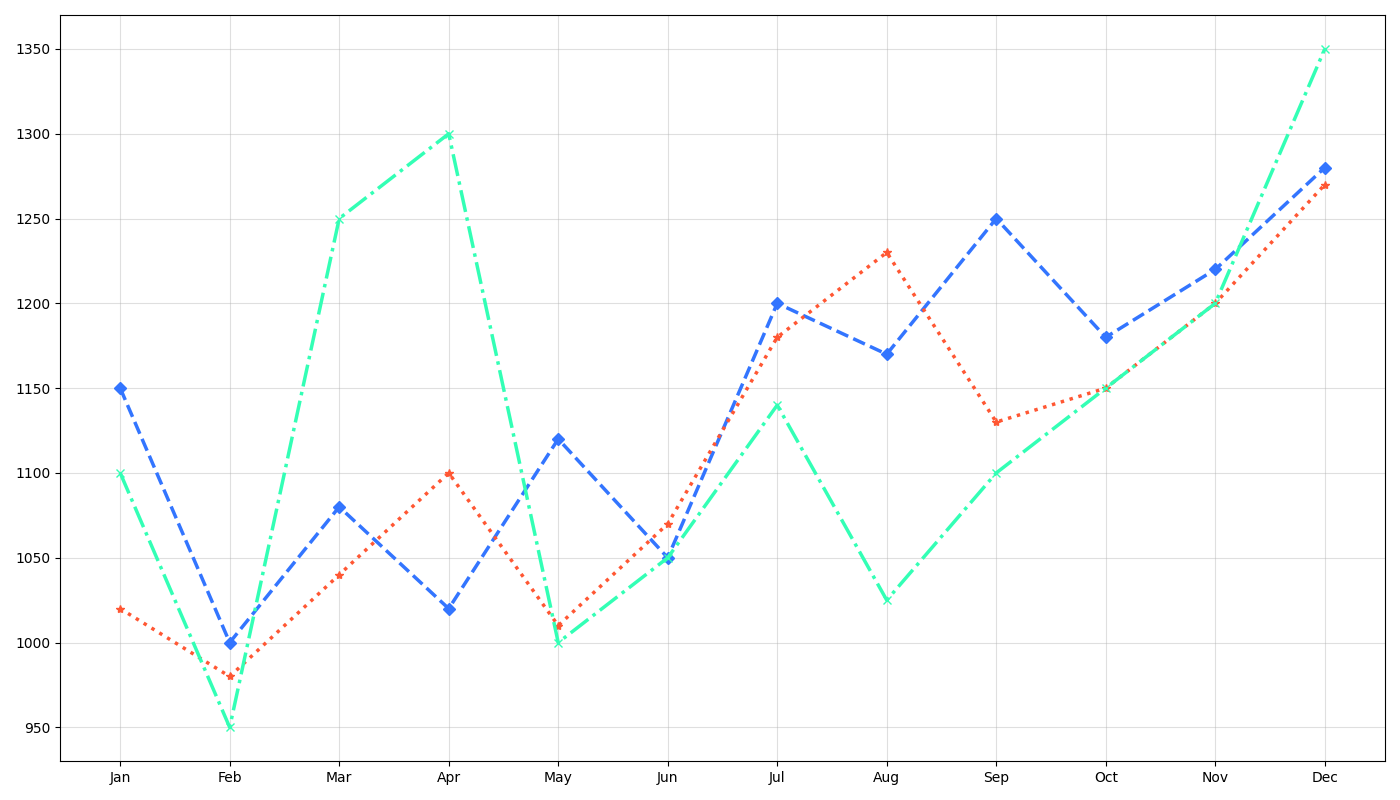

Here is the Python script that generated this plot:
import matplotlib.pyplot as plt
import numpy as np

months = np.array(['Jan', 'Feb', 'Mar', 'Apr', 'May', 'Jun', 'Jul', 'Aug', 'Sep', 'Oct', 'Nov', 'Dec'])
index_A = np.array([1150, 1000, 1080, 1020, 1120, 1050, 1200, 1170, 1250, 1180, 1220, 1280])
index_B = np.array([1020, 980, 1040, 1100, 1010, 1070, 1180, 1230, 1130, 1150, 1200, 1270])
index_C = np.array([1100, 950, 1250, 1300, 1000, 1050, 1140, 1025, 1100, 1150, 1200, 1350])

fig, ax = plt.subplots(figsize=(14, 8))

ax.plot(months, index_A, marker='D', linestyle='--', linewidth=2.5, color='#3375FF')
ax.plot(months, index_B, marker='*', linestyle=':', linewidth=2.5, color='#FF5733')
ax.plot(months, index_C, marker='x', linestyle='-.', linewidth=2.5, color='#33FFB5')

ax.grid(linestyle='-', alpha=0.4)
plt.tight_layout()
plt.show()
